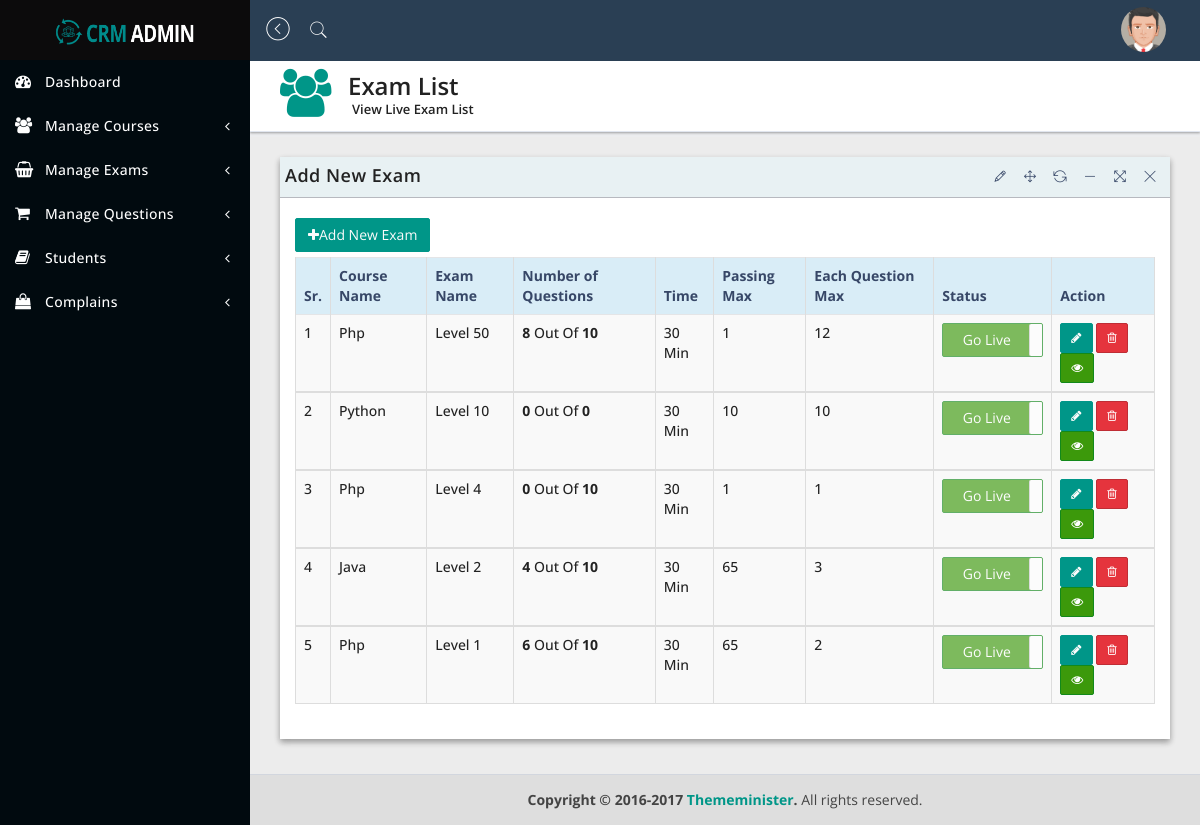
Page /view_live_exam.php (signed in) on the committed database.
### tables this page shows
CREATE TABLE `add_course` (
  `id` int(10) NOT NULL,
  `cname` varchar(250) NOT NULL
);

CREATE TABLE `add_new_exam` (
  `id` int(10) NOT NULL,
  `course_id` varchar(250) NOT NULL,
  `ename` varchar(250) NOT NULL,
  `nquestion` varchar(250) NOT NULL,
  `exam_time` varchar(250) NOT NULL,
  `pmax` varchar(250) NOT NULL,
  `status` varchar(250) NOT NULL DEFAULT '0',
  `equestionm` varchar(250) NOT NULL
);

### view_live_exam.php (the view, shortened to what this page needs)
<?php
include('includes/header.php');
include('includes/sidebar.php');
include('includes/connection.php');
$sel = "SELECT * FROM add_new_exam ORDER BY id DESC";
$query = mysqli_query($db,$sel);
?>
   <div class="content-wrapper">
      <section class="content-header">
         <div class="header-icon">
            <i class="fa fa-users"></i>
         </div>
         <div class="header-title">
            <h1>Exam List</h1>
            <small>View Live Exam List</small>
         </div>
      </section>
      <section class="content">
         <div class="row">
            <div class="col-sm-12">
               <div class="panel panel-bd lobidrag">
                  <div class="panel-heading">
                     <div class="btn-group" id="buttonexport">
                        <a href="#">
                           <h4>Add New Exam</h4>
                        </a>
                     </div>
                  </div>
                  <div class="panel-body">
                     <div class="btn-group">
                        <div class="buttonexport" id="buttonlist">
                           <a class="btn btn-add" href="add_new_exam.php"> <i class="fa fa-plus"></i>Add New Exam
                           </a>
                        </div>
                     </div>
                     <br>
                     <div class="table-responsive">
                        <table id="dataTableExample1" class="table table-bordered table-striped table-hover">
                           <thead>
                              <tr class="info">
                                 <th>Sr.</th>
                                 <th>Course Name</th>
                                 <th>Exam Name</th>
                                 <th>Number of Questions</th>
                                 <th>Time</th>
                                 <th>Passing Max</th>
                                 <th>Each Question Max</th>
                                 <th>Status</th>
                                 <th>Action</th>
                              </tr>
                           </thead>
                           <?php
                              $sr = 1;
                              while( $row = mysqli_fetch_array($query,MYSQLI_BOTH))
                              {
                                 $examId = $row['id'];
                                 $courseId = $row['course_id'];
                                 $selExamName = mysqli_query($db,"SELECT * FROM add_course WHERE id = '$courseId'");
                                 while($getExamName = mysqli_fetch_array($selExamName,MYSQLI_BOTH))
                                 {
                                 $selTotalQuestionInsertd = mysqli_query($db,"SELECT *FROM add_questions WHERE exam_id = '$examId'");
                                 $totalQuestionInderted = mysqli_num_rows($selTotalQuestionInsertd);
                                    $totalNoOfquestion  = $row['nquestion'];
                           ?>
                           <tbody>
                              <tr>
                                 <td><?php echo $sr++;?></td>
                                 <td><?php echo $getExamName['cname'] ?></td>
                                 <td><?php echo $row['ename']; ?></td>
                                 <td><b><?php echo $totalQuestionInderted.'</b> Out Of <b> '.$row['nquestion']; ?></b></td>
                                 <td><?php echo $row['exam_time']; ?> Min</td>
                                 <td><?php echo $row['pmax']; ?></td>
                                 <td><?php echo $row['equestionm']; ?></td>
                                 <td>
                                 </td>
                                 <td>
                                    <button type="button" onclick="editRecord(<?php echo $row['id'];?>,<?php echo $totalQuestionInderted; ?>,<?php echo $totalNoOfquestion; ?>)" id="chklive<?php echo $row['id']; ?>"  class="btn btn-add btn-sm" data-toggle="modal" ><i class="fa fa-pencil"></i></button>
                                    <button type="button" class="btn btn-danger btn-sm" data-toggle="modal" data-target="#customer2<?php echo $row['id'] ?>"><i class="fa fa-trash-o"></i> </button>
                                    <a href="view_exam_questions.php?examid=<?php echo $row['id']; ?>" class="btn btn-success btn-sm"><i class="fa fa-eye"></i></a>
                                 </td>
                              </tr>
                        <?php
                              }
                           }
                           ?>
                           </tbody>
                        </table>
                     </div>
                  </div>
               </div>
            </div>
         </div>
      </section>
   </div>
   <?php include('includes/footer.php'); ?>

### rows in the picture
add_new_exam: ename "Level 50", nquestion "10", exam_time "30", pmax "1", equestionm "12"
add_course: cname "Php", totalQuestionInderted "8", totalQuestionInderted "0", totalQuestionInderted "6"
add_new_exam: ename "Level 10", nquestion "0", exam_time "30", pmax "10", equestionm "10"
add_course: cname "Python", totalQuestionInderted "0"
add_new_exam: ename "Level 4", nquestion "10", exam_time "30", pmax "1", equestionm "1"
add_new_exam: ename "Level 2", nquestion "10", exam_time "30", pmax "65", equestionm "3"
add_course: cname "Java", totalQuestionInderted "4"
add_new_exam: ename "Level 1", nquestion "10", exam_time "30", pmax "65", equestionm "2"
